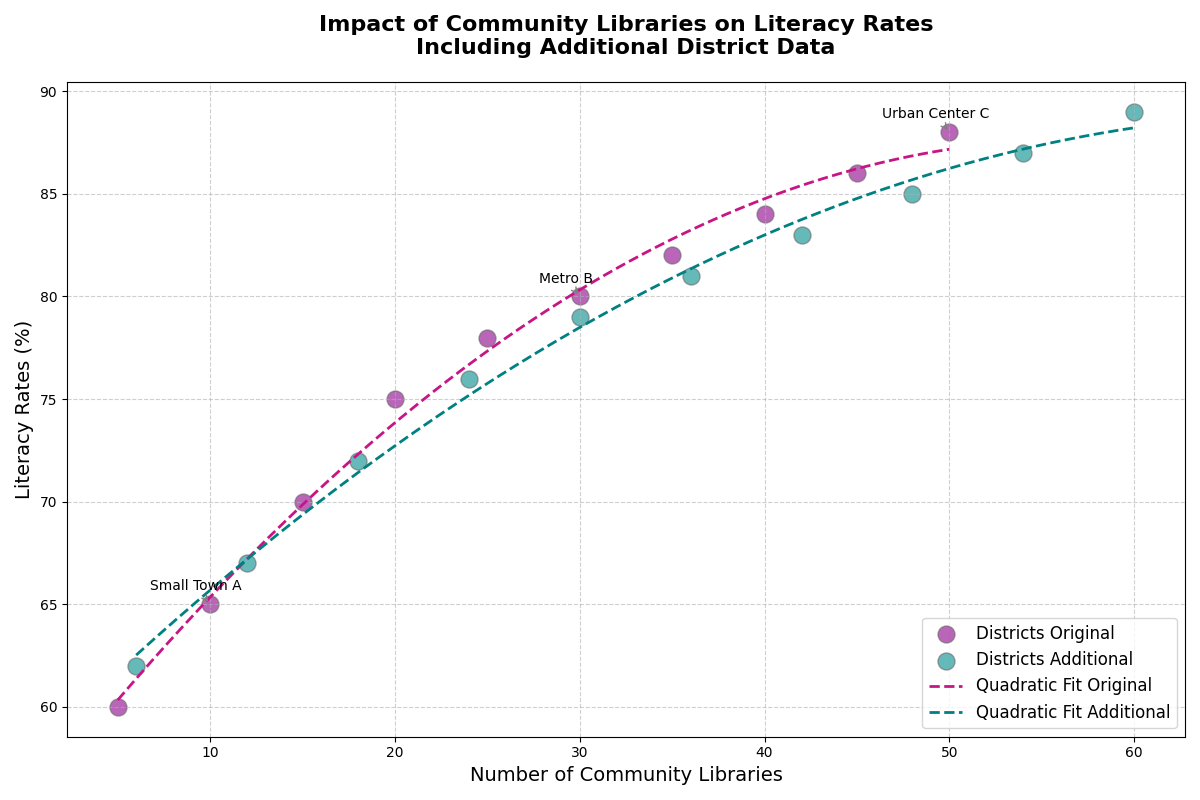

Python code for this plot:
import matplotlib.pyplot as plt
import numpy as np

libraries_original = np.array([5, 10, 15, 20, 25, 30, 35, 40, 45, 50])
literacy_rates_original = np.array([60, 65, 70, 75, 78, 80, 82, 84, 86, 88])

libraries_additional = np.array([6, 12, 18, 24, 30, 36, 42, 48, 54, 60])
literacy_rates_additional = np.array([62, 67, 72, 76, 79, 81, 83, 85, 87, 89])

fig, ax = plt.subplots(figsize=(12, 8))

# Updated colors for the scatter plots
scatter_original = ax.scatter(libraries_original, literacy_rates_original, color='darkmagenta', edgecolor='dimgray', s=150, alpha=0.6, label='Districts Original')
scatter_additional = ax.scatter(libraries_additional, literacy_rates_additional, color='darkcyan', edgecolor='dimgray', s=150, alpha=0.6, label='Districts Additional')

# Define and plot quadratic trend lines with new colors
def quadratic(x, a, b, c):
    return a*x**2 + b*x + c

params_original = np.polyfit(libraries_original, literacy_rates_original, 2, full=False, cov=False)
x_smooth_original = np.linspace(min(libraries_original), max(libraries_original), 300)
y_smooth_original = quadratic(x_smooth_original, *params_original)
ax.plot(x_smooth_original, y_smooth_original, linestyle='--', color='mediumvioletred', linewidth=2, label='Quadratic Fit Original')

params_additional = np.polyfit(libraries_additional, literacy_rates_additional, 2, full=False, cov=False)
x_smooth_additional = np.linspace(min(libraries_additional), max(libraries_additional), 300)
y_smooth_additional = quadratic(x_smooth_additional, *params_additional)
ax.plot(x_smooth_additional, y_smooth_additional, linestyle='--', color='teal', linewidth=2, label='Quadratic Fit Additional')

plt.title('Impact of Community Libraries on Literacy Rates\nIncluding Additional District Data', fontsize=16, fontweight='bold', pad=20)
plt.xlabel('Number of Community Libraries', fontsize=14)
plt.ylabel('Literacy Rates (%)', fontsize=14)

ax.grid(visible=True, linestyle='--', alpha=0.6)

highlight_libraries = [10, 30, 50]
highlight_labels = ['Small Town A', 'Metro B', 'Urban Center C']
for lib, label in zip(highlight_libraries, highlight_labels):
    index = np.where(libraries_original == lib)[0][0]
    ax.annotate(label, (libraries_original[index], literacy_rates_original[index]), 
                textcoords="offset points", xytext=(-10,10), ha='center', fontsize=10, 
                arrowprops=dict(arrowstyle='->', color='gray'))

plt.legend(loc='lower right', fontsize=12)
plt.tight_layout()
plt.show()
